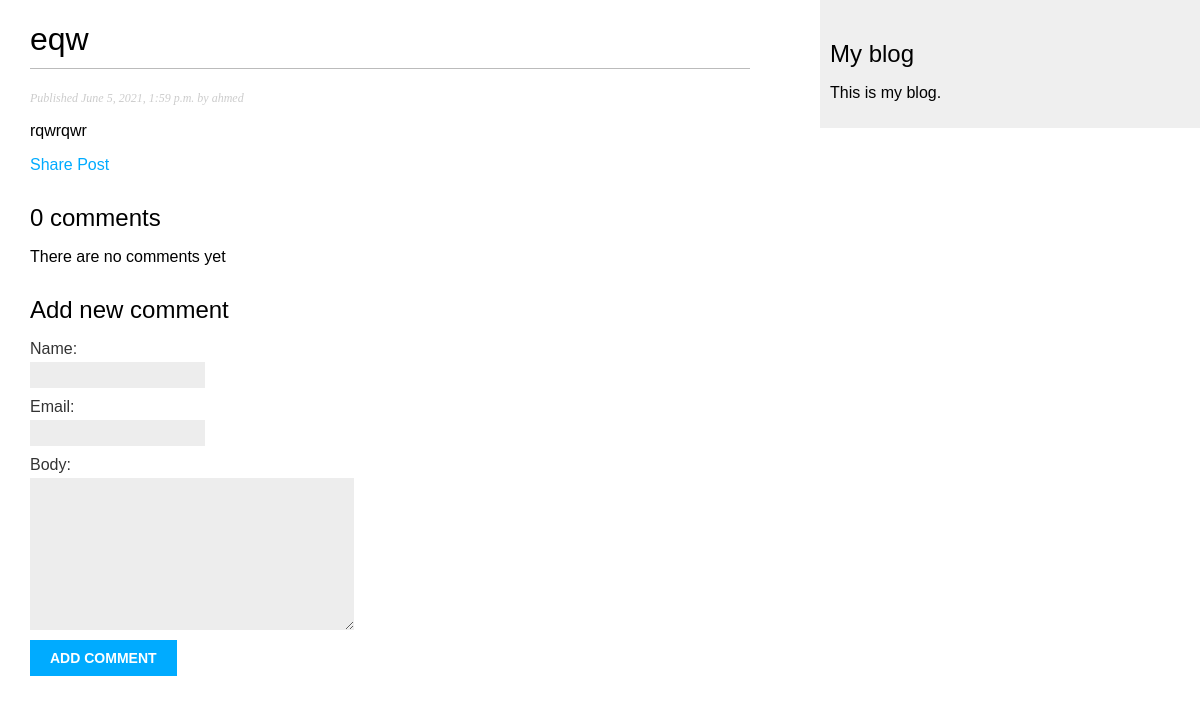
Page /blog/2021/6/5/eqw/ on the earlier database version.
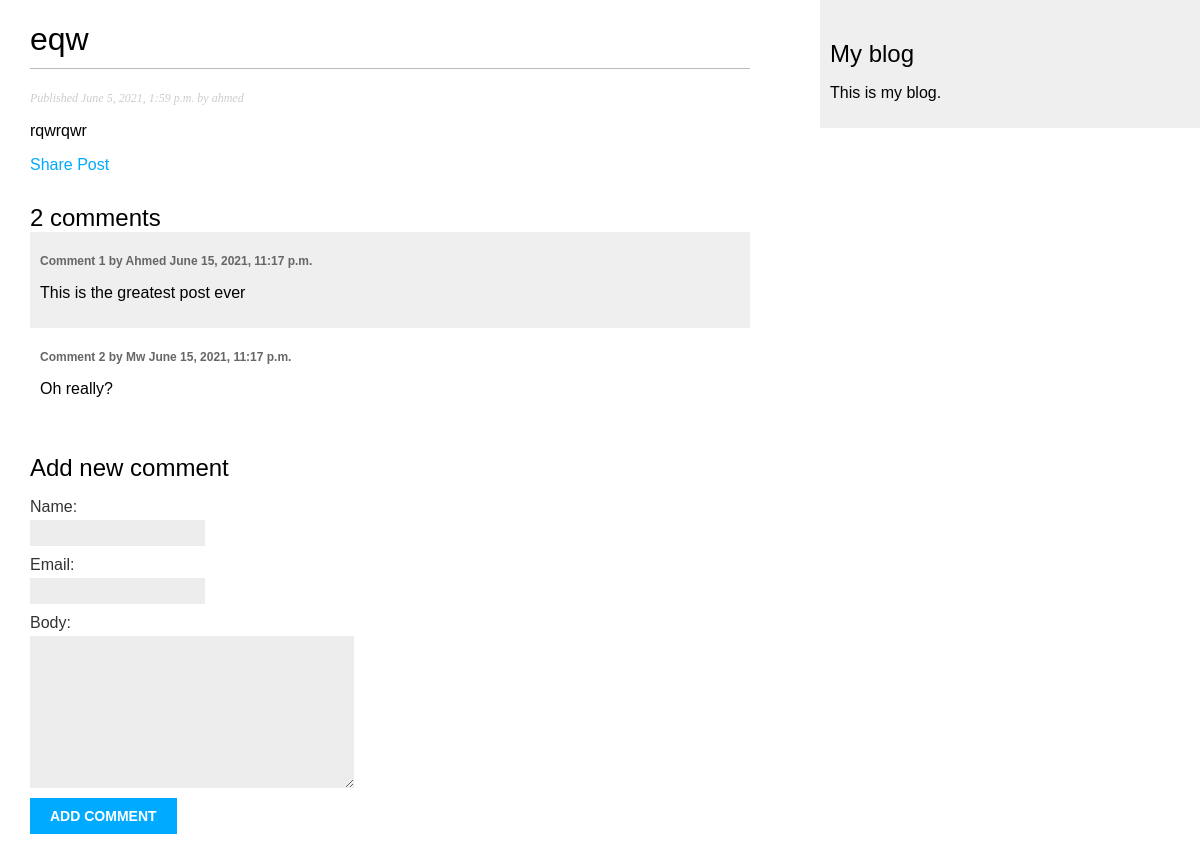
Same page on the later database version.
### blog/models.py (models this page shows, shortened)
class Post(models.Model):
    STATUS_CHOICES = (("draft", "Draft"), ("published", "Published"))
    title = models.CharField(max_length=250)
    slug = models.SlugField(max_length=250, unique_for_date="publish")
    author = models.ForeignKey(
        User, on_delete=models.CASCADE, related_name="blog_posts"
    )
    body = models.TextField()
    publish = models.DateTimeField(default=timezone.now)
    created = models.DateTimeField(auto_now_add=True)
    updated = models.DateTimeField(auto_now=True)
    status = models.CharField(max_length=10, choices=STATUS_CHOICES, default="draft")
    objects = models.Manager()  # The default
    published = PublishedManager()
    class Meta:
        ordering = ("-publish",)

class Comment(models.Model):
    post = models.ForeignKey(Post, on_delete=models.CASCADE, related_name="comments")
    name = models.CharField(max_length=80)
    email = models.EmailField()
    body = models.TextField()
    created = models.DateTimeField(auto_now_add=True)
    updated = models.DateTimeField(auto_now=True)
    active = models.BooleanField(default=True)
    class Meta:
        ordering = ("created",)

### blog/views.py (the view)
def post_detail(request, year, month, day, post):
    post = get_object_or_404(
        Post,
        slug=post,
        status="published",
        publish__year=year,
        publish__month=month,
        publish__day=day,
    )
    comments = post.comments.filter(active=True)
    new_comment = None
    if request.method == "POST":
        comment_form = CommentForm(data=request.POST)
        if comment_form.is_valid():
            new_comment = comment_form.save(commit=False)
            new_comment.post = post
            new_comment.save()
    else:
        comment_form = CommentForm()
    return render(
        request,
        "blog/post/detail.html",
        {
            "post": post,
            "comments": comments,
            "new_comment": new_comment,
            "comment_form": comment_form,
        },
    )

### blog/forms.py
class CommentForm(forms.ModelForm):
    class Meta:
        model = Comment
        fields = ("name", "email", "body")

### blog/templates/blog/post/detail.html
{% extends "blog/base.html" %} {% block title %} {{ post.title }} {% endblock %} {% block content %}
<h1>{{ post.title }}</h1>
<p class="date">Published {{ post.publish }} by {{ post.author }}</p>
{{ post.body|linebreaks }}
<p>
    <a href="{% url 'blog:post_share' post.id %}"> Share Post </a>
</p>
{% with comments.count as total_comments %}
<h2>{{total_comments}} comment{{ total_comments| pluralize}}</h2>
{% endwith %} {% for comment in comments %}
<div class="comment">
    <p class="info">Comment {{forloop.counter}} by {{comment.name}} {{comment.created}}</p>
    {{comment.body|linebreaks}}
</div>
{%empty%}
<p>There are no comments yet</p>
{% endfor %} {% if new_comment %}
<h2>Your comment has been added</h2>
{% else %}
<h2>Add new comment</h2>
<form method="post">
    {{comment_form.as_p}} {% csrf_token %}
    <p><input type="submit" value="Add Comment" /></p>
</form>
{% endif %} {% endblock %}

### blog/templates/blog/base.html (shortened to what this page needs)
{% load static %}
<!DOCTYPE html>
<html>
    <head>
        <link href="{% static "css/blog.css" %}" rel="stylesheet">
    </head>
    <body>
        <div id="content">{% block content %} {% endblock %}</div>
        <div id="sidebar">
            <h2>My blog</h2>
            <p>This is my blog.</p>
        </div>
    </body>
</html>

### blog/static/css/blog.css (style rules this page uses)
body { margin: 0; padding: 0; font-family: helvetica, sans-serif; }
a { color: #00abff; text-decoration: none; }
h1 { font-weight: normal; border-bottom: 1px solid #bbb; padding: 0 0 10px 0; }
h2 { font-weight: normal; margin: 30px 0 0; }
#content { float: left; width: 60%; padding: 0 0 0 30px; }
#sidebar { float: right; width: 30%; padding: 10px; background: #efefef; height: 100%; }
p.date { color: #ccc; font-family: georgia, serif; font-size: 12px; font-style: italic; }
label { float: left; clear: both; color: #333; margin-bottom: 4px; }
input, textarea { clear: both; float: left; margin: 0 0 10px; background: #ededed; border: 0; padding: 6px 10px; font-size: 12px; }
input[type="submit"] { font-weight: bold; background: #00abff; color: #fff; padding: 10px 20px; font-size: 14px; text-transform: uppercase; }
.comment { padding: 10px; }
.comment:nth-child(even) { background: #efefef; }
.comment .info { font-weight: bold; font-size: 12px; color: #666; }

Differences in the rows shown:
added Comment: name "Ahmed", created "June 15, 2021, 11:17 p.m.", body "This is the greatest post ever"
added Comment: name "Mw", created "June 15, 2021, 11:17 p.m.", body "Oh really?"
Other differences:
{{ total_comments }}: "0" → "2"
text no longer shown: "There are no comments yet"
